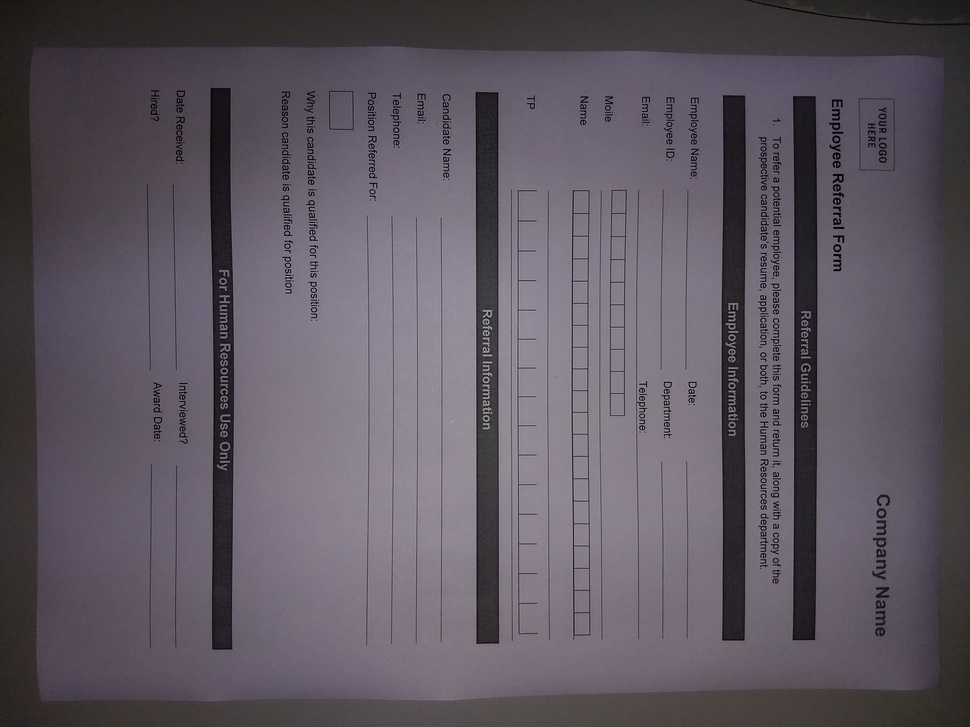
#> input picture Forms/InputImage1.jpg, 970 x 727 px, shrunk from 4032 x 3024 before the run, found by its file name
$ python a.py
#> lines starting #> are read from the running program, lines starting #| are printed output that depends on the picture; after the words box and inside, x2 and y2 are one past the last pixel; in counts of white or black regions, pixels touching at a corner belong together
import cv2
import numpy as np

imageFilePath = r'C:\Users\sachin13390\Desktop\OC\InputImage1.jpg'
kernel = np.ones((5,5),np.uint8)


image = cv2.imread(imageFilePath)
#> image is the input picture: shape (727, 970, 3); mean B, G, R 97.2, 87.3, 94.7
gray_image = cv2.cvtColor(image, cv2.COLOR_BGR2GRAY)

edege = cv2.Canny(gray_image,100,200,apertureSize = 3)
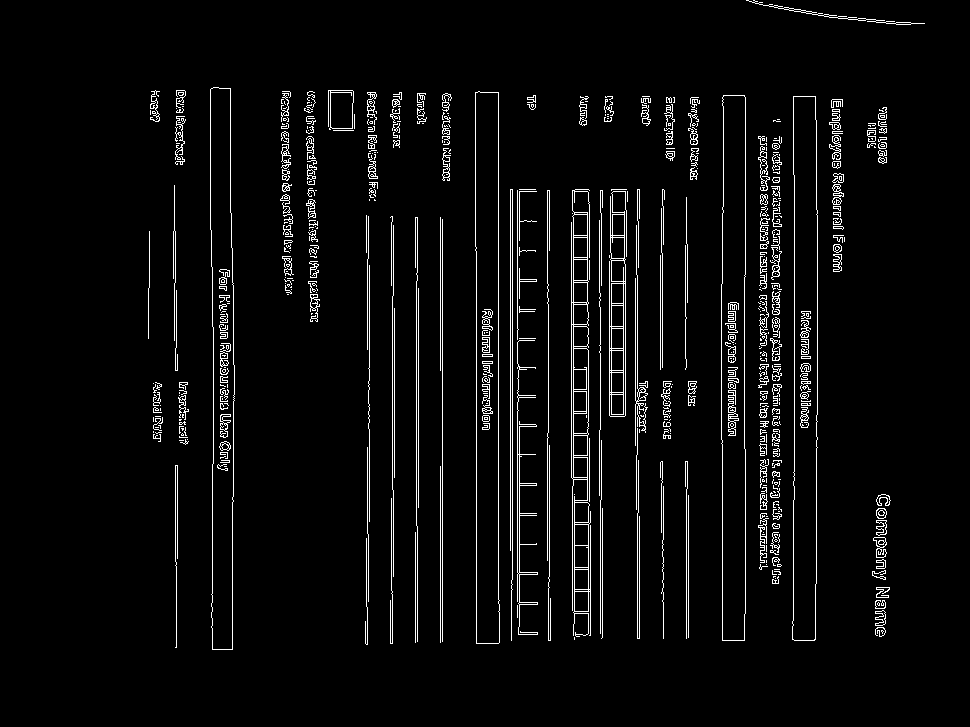
#> edege: shape (727, 970); 4.1% white in thin lines or dots, all inside (x1, y1, x2, y2) = (148, 0, 925, 650)

Gaussian_threshold_image = cv2.adaptiveThreshold(gray_image,255,cv2.ADAPTIVE_THRESH_GAUSSIAN_C,cv2.THRESH_BINARY,5,2)
#> Gaussian_threshold_image: shape (727, 970); 89.7% white; black in thin lines or dots

ret2,Otsu_Threshold_Image = cv2.threshold(gray_image,0,255,cv2.THRESH_BINARY+cv2.THRESH_OTSU)
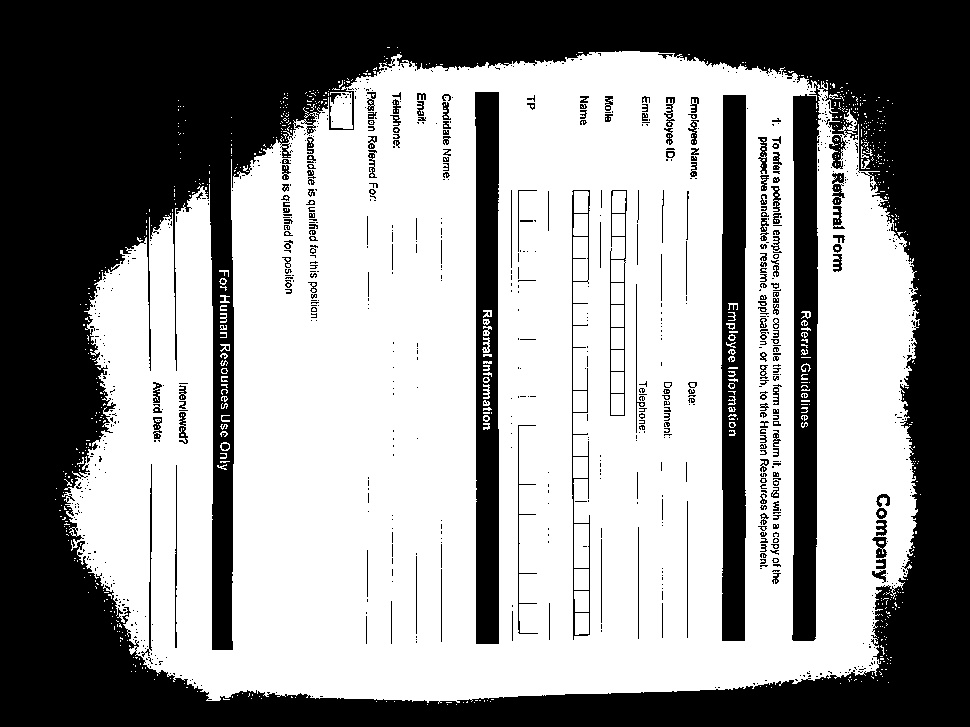
#> Otsu_Threshold_Image: shape (727, 970); 57.7% white; 905 black regions (688 under 20 px), largest, box (x1, y1, x2, y2) and area: (0, 0, 970, 727) 259596, (721, 95, 746, 641) 12044, (475, 92, 499, 644) 11925
#> ret2 = 86

blur = cv2.GaussianBlur(gray_image,(5,5),0)
ret3,Otsu_Threshold_GaussianBlur_Image = cv2.threshold(blur,0,255,cv2.THRESH_BINARY+cv2.THRESH_OTSU)
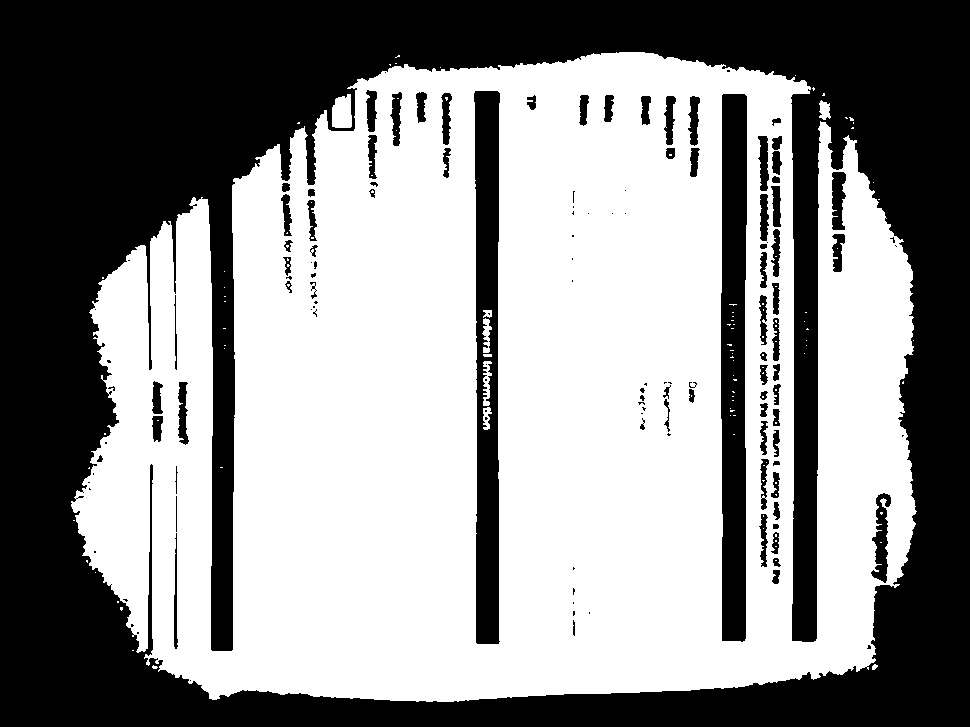
#> Otsu_Threshold_GaussianBlur_Image: shape (727, 970); 56.1% white; 133 black regions (57 under 20 px), largest, box (x1, y1, x2, y2) and area: (0, 0, 970, 727) 272053, (721, 94, 747, 642) 13114, (474, 91, 500, 644) 11770
#> ret3 = 87

Adaptive_Mean_Threshold_Image = cv2.adaptiveThreshold(gray_image,255,cv2.ADAPTIVE_THRESH_MEAN_C,cv2.THRESH_BINARY,5,2)
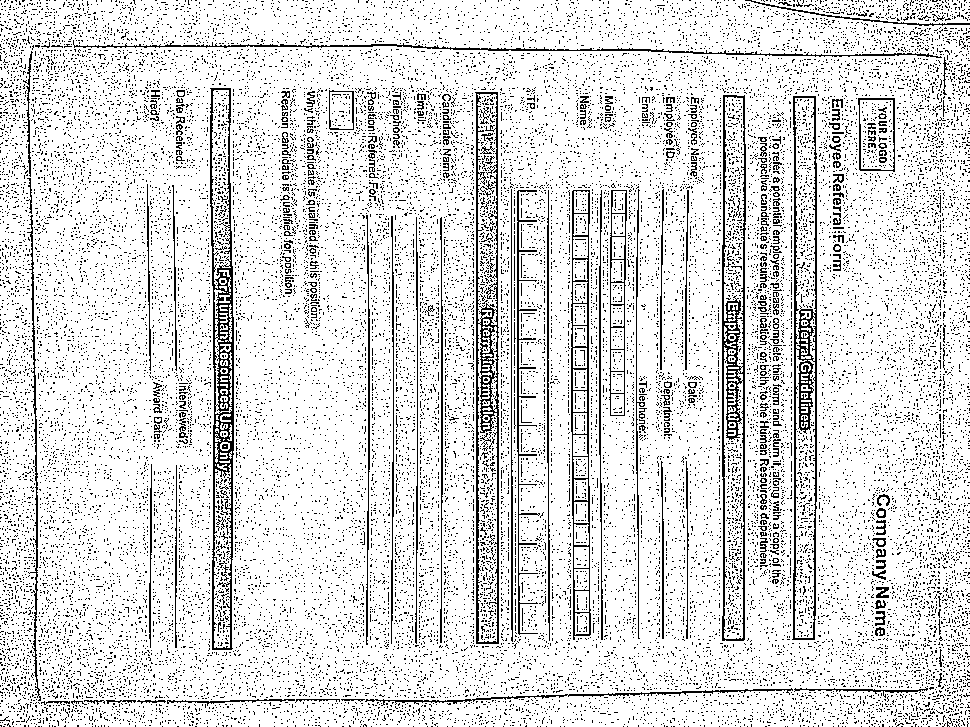
#> Adaptive_Mean_Threshold_Image: shape (727, 970); 86.5% white; black in thin lines or dots

cv2.imshow('1 Original Image',image)
cv2.imshow('2 Gray',gray_image)
cv2.imshow('3 GAUSSIAN Threshold',Gaussian_threshold_image)
cv2.imshow('4 Otsu Threshold',Gaussian_threshold_image)


final = cv2.medianBlur(Gaussian_threshold_image, 3)
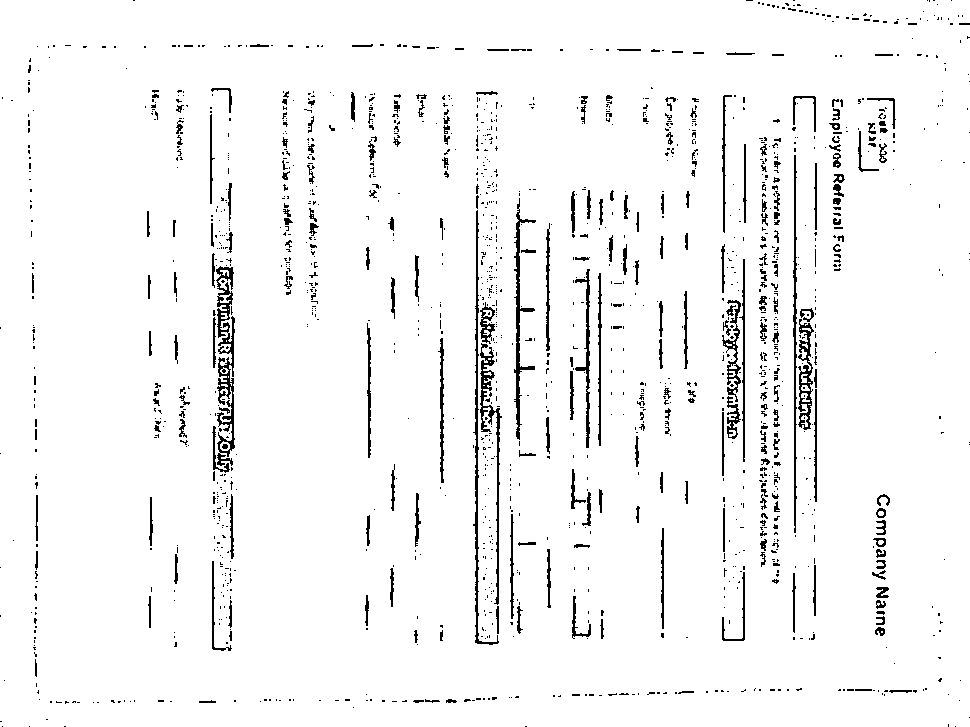
#> final: shape (727, 970); 95.7% white; black in thin lines or dots
cv2.imshow('4 Filteredd GAUSSIAN Threshold',final)
cv2.imwrite(r'C:\Users\sachin13390\Desktop\temp1234.jpg',final)


cv2.imshow('5 Otsu Blur Threshold',Otsu_Threshold_GaussianBlur_Image)

ret,thresh1 = cv2.threshold(gray_image,135,255,cv2.THRESH_BINARY)
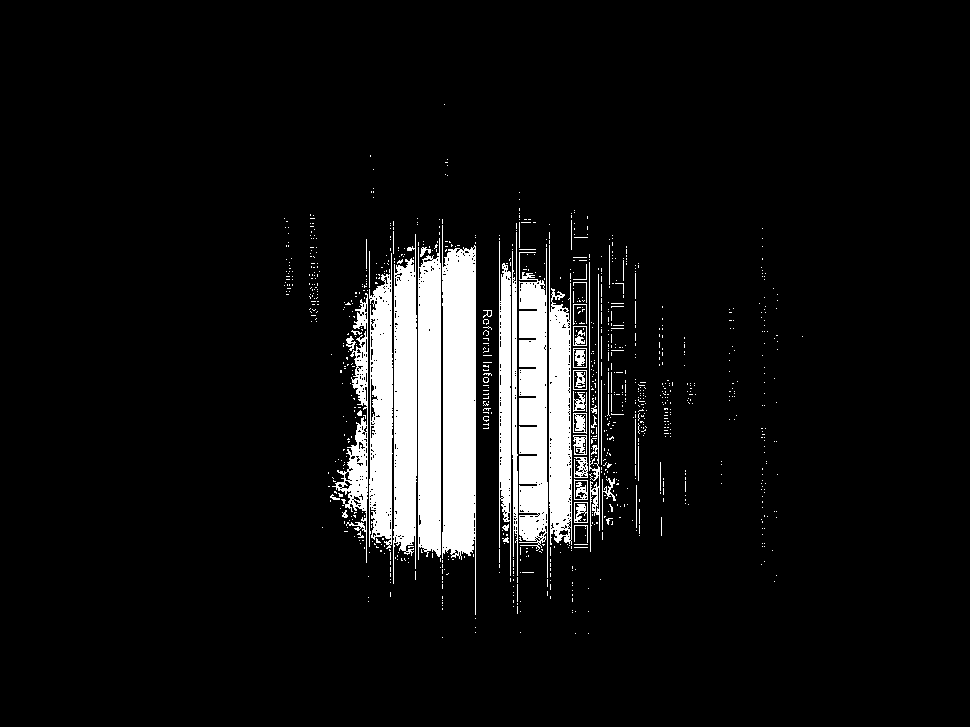
#> thresh1: shape (727, 970); 7.6% white; 1000 white regions (944 under 20 px), largest, box (x1, y1, x2, y2) and area: (442, 225, 476, 615) 10076, (519, 248, 548, 578) 7079, (418, 238, 441, 560) 6694
# [14 lines of commented-out code are left out]


cv2.waitKey(0)                 # Waits forever for user to press any key
cv2.destroyAllWindows()
print ("done")

$ run again, with Forms/InputImage10.jpg copied over Forms/InputImage1.jpg
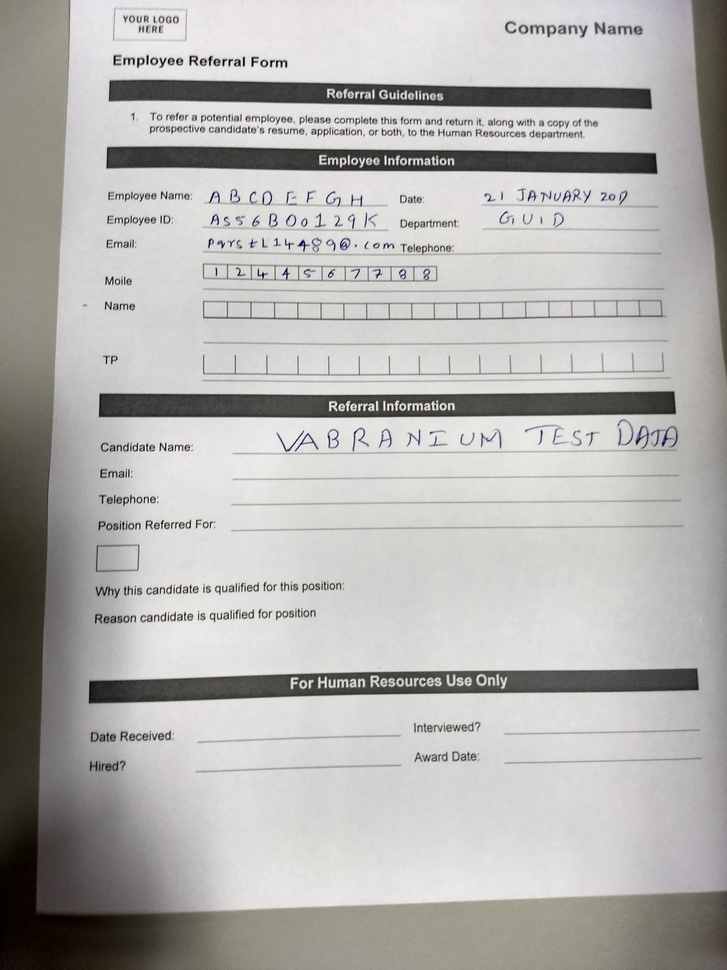
#> input picture Forms/InputImage10.jpg, 727 x 970 px, shrunk from 3024 x 4032 before the run, found by its file name
#> image is the input picture: shape (970, 727, 3); mean B, G, R 175.3, 177.8, 179.6
#> `edege = cv2.Canny(gray_image,100,200,apertureSize = 3)`:
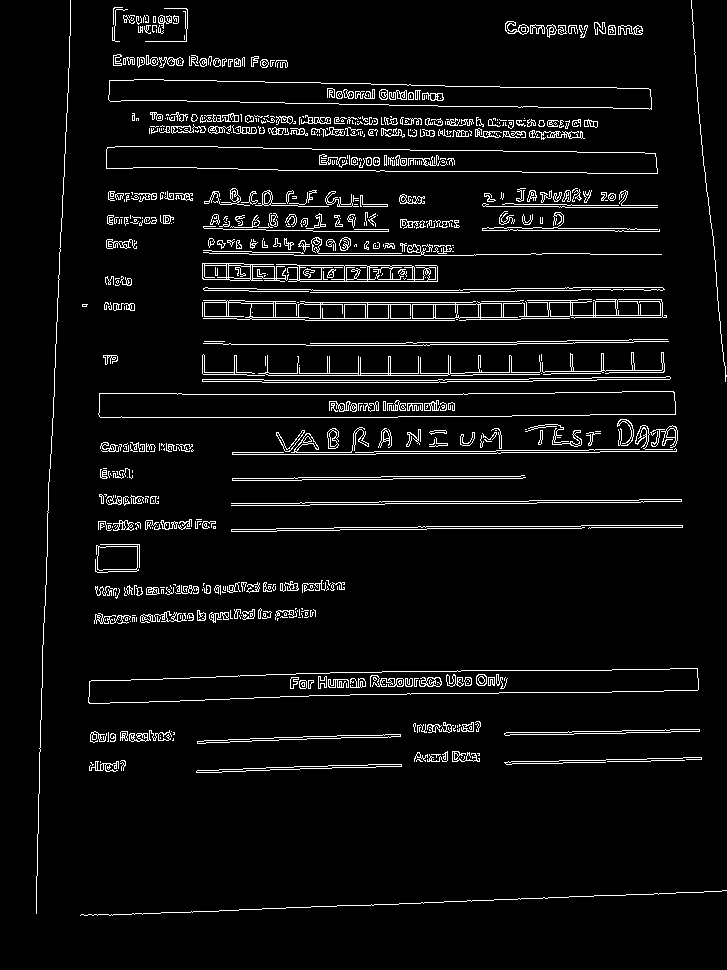
#> edege: shape (970, 727); 5.4% white in thin lines or dots, all inside (x1, y1, x2, y2) = (36, 0, 727, 916)
#> Gaussian_threshold_image: shape (970, 727); 87.2% white; black in thin lines or dots
#> Otsu_Threshold_Image: shape (970, 727); 76.5% white; 912 black regions (640 under 20 px), largest, box (x1, y1, x2, y2) and area: (0, 0, 289, 970) 84250, (88, 668, 699, 704) 12596, (99, 391, 676, 418) 12581
#> ret2 = 146
#> Otsu_Threshold_GaussianBlur_Image: shape (970, 727); 76.3% white; 446 black regions (308 under 20 px), largest, box (x1, y1, x2, y2) and area: (0, 0, 299, 970) 87665, (87, 668, 700, 705) 12970, (98, 391, 677, 418) 12856
#> ret3 = 148
#> Adaptive_Mean_Threshold_Image: shape (970, 727); 83.2% white; black in thin lines or dots
#> final: shape (970, 727); 93.4% white; black in thin lines or dots
#> `ret,thresh1 = cv2.threshold(gray_image,135,255,cv2.THRESH_BINARY)`:
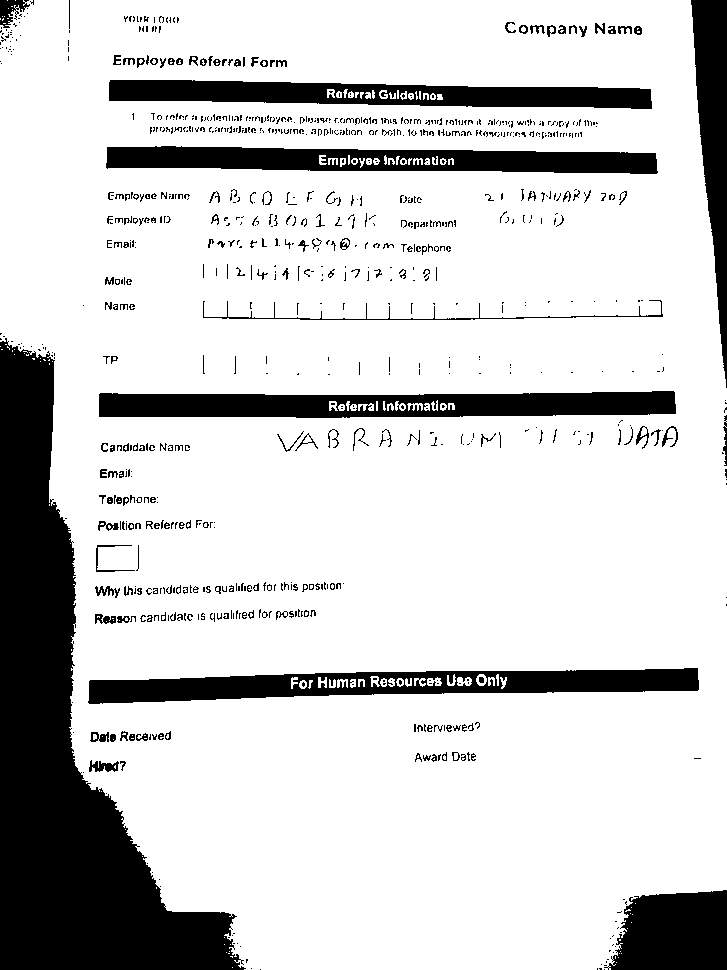
#> thresh1: shape (970, 727); 81% white; 881 black regions (692 under 20 px), largest, box (x1, y1, x2, y2) and area: (0, 338, 246, 970) 59244, (99, 391, 676, 418) 12423, (88, 668, 699, 704) 12375

$ run again, with Forms/InputImage4.jpg copied over Forms/InputImage1.jpg
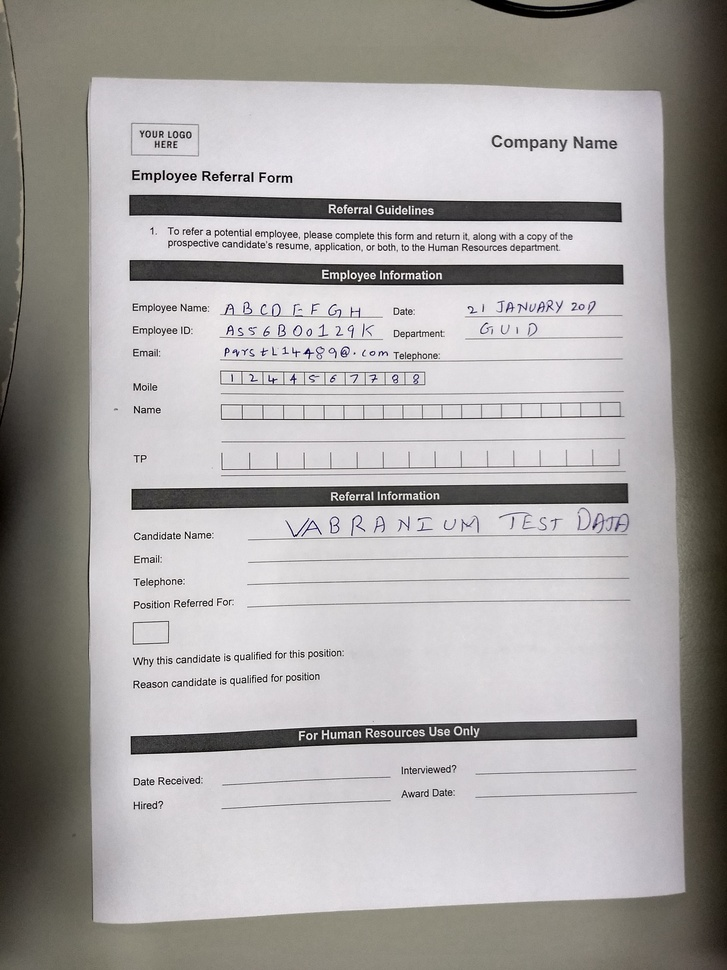
#> input picture Forms/InputImage4.jpg, 727 x 970 px, shrunk from 3024 x 4032 before the run, found by its file name
#> image is the input picture: shape (970, 727, 3); mean B, G, R 163.4, 164.6, 167.6
#> `edege = cv2.Canny(gray_image,100,200,apertureSize = 3)`:
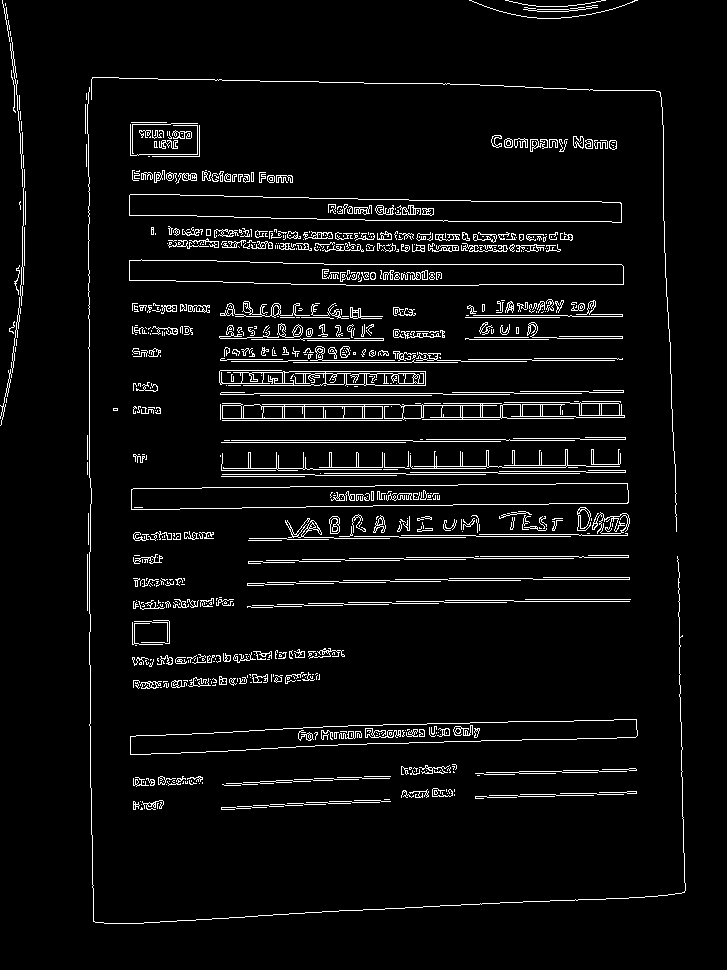
#> edege: shape (970, 727); 4.9% white in thin lines or dots, all inside (x1, y1, x2, y2) = (0, 0, 686, 924)
#> Gaussian_threshold_image: shape (970, 727); 85.8% white; black in thin lines or dots
#> Otsu_Threshold_Image: shape (970, 727); 60.6% white; 685 black regions (363 under 20 px), largest, box (x1, y1, x2, y2) and area: (0, 0, 727, 970) 223073, (129, 260, 624, 285) 9778, (131, 483, 629, 510) 9761
#> ret2 = 153
#> Otsu_Threshold_GaussianBlur_Image: shape (970, 727); 61.3% white; 270 black regions (154 under 20 px), largest, box (x1, y1, x2, y2) and area: (0, 0, 727, 970) 223330, (129, 260, 624, 286) 10297, (131, 483, 629, 510) 10251
#> Adaptive_Mean_Threshold_Image: shape (970, 727); 81.9% white; black in thin lines or dots
#> final: shape (970, 727); 94.6% white; black in thin lines or dots
#> `ret,thresh1 = cv2.threshold(gray_image,135,255,cv2.THRESH_BINARY)`:
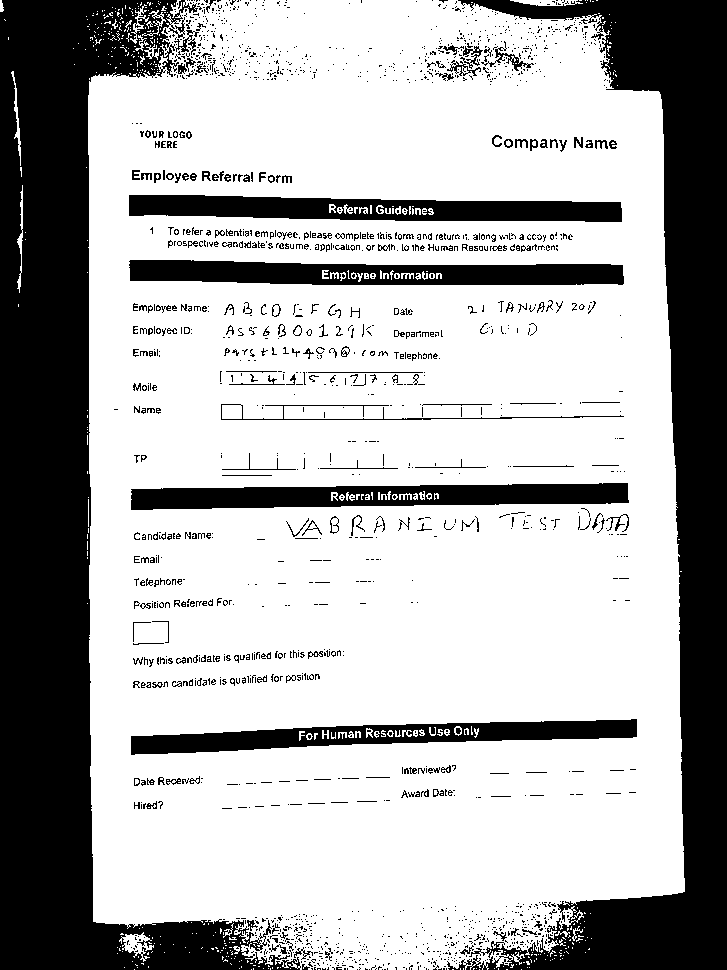
#> thresh1: shape (970, 727); 68.6% white; 1859 black regions (1634 under 20 px), largest, box (x1, y1, x2, y2) and area: (0, 0, 301, 970) 99084, (447, 0, 727, 970) 68611, (129, 260, 624, 285) 9609
